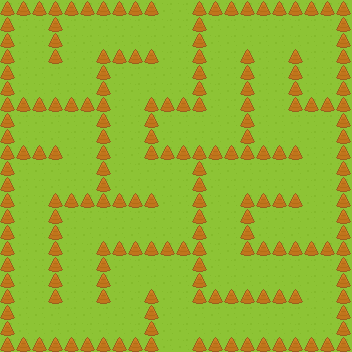

Rendered tile map (Tiled .tmx) drawn with the repository's tilesets; below, a short description and the full map source, tile grids included:
An orthogonal 22x22 tile map with 16x16 px tiles, 2 tile layers (Tile Layer 1, Tile Layer 2).

<map version="1.0" orientation="orthogonal" renderorder="right-down" width="22" height="22" tilewidth="16" tileheight="16" nextobjectid="1">
 <tileset firstgid="1" name="roguelikeSheet_transparent" tilewidth="16" tileheight="16" spacing="4" tilecount="1767" columns="57">
  <image source="../Spritesheet/roguelikeSheet_transparent.png" width="1136" height="616" />
 </tileset>
 <layer name="Tile Layer 1" width="22" height="22">
  <data encoding="csv">
63,63,63,63,63,63,63,63,63,63,63,63,63,63,63,63,63,63,63,63,63,63,
63,63,63,63,63,63,63,63,63,63,63,63,63,63,63,63,63,63,63,63,63,63,
63,63,63,63,63,63,63,63,63,63,63,63,63,63,63,63,63,63,63,63,63,63,
63,63,63,63,63,63,63,63,63,63,63,63,63,63,63,63,63,63,63,63,63,63,
63,63,63,63,63,63,63,63,63,63,63,63,63,63,63,63,63,63,63,63,63,63,
63,63,63,63,63,63,63,63,63,63,63,63,63,63,63,63,63,63,63,63,63,63,
63,63,63,63,63,63,63,63,63,63,63,63,63,63,63,63,63,63,63,63,63,63,
63,63,63,63,63,63,63,63,63,63,63,63,63,63,63,63,63,63,63,63,63,63,
63,63,63,63,63,63,63,63,63,63,63,63,63,63,63,63,63,63,63,63,63,63,
63,63,63,63,63,63,63,63,63,63,63,63,63,63,63,63,63,63,63,63,63,63,
63,63,63,63,63,63,63,63,63,63,63,63,63,63,63,63,63,63,63,63,63,63,
63,63,63,63,63,63,63,63,63,63,63,63,63,63,63,63,63,63,63,63,63,63,
63,63,63,63,63,63,63,63,63,63,63,63,63,63,63,63,63,63,63,63,63,63,
63,63,63,63,63,63,63,63,63,63,63,63,63,63,63,63,63,63,63,63,63,63,
63,63,63,63,63,63,63,63,63,63,63,63,63,63,63,63,63,63,63,63,63,63,
63,63,63,63,63,63,63,63,63,63,63,63,63,63,63,63,63,63,63,63,63,63,
63,63,63,63,63,63,63,63,63,63,63,63,63,63,63,63,63,63,63,63,63,63,
63,63,63,63,63,63,63,63,63,63,63,63,63,63,63,63,63,63,63,63,63,63,
63,63,63,63,63,63,63,63,63,63,63,63,63,63,63,63,63,63,63,63,63,63,
63,63,63,63,63,63,63,63,63,63,63,63,63,63,63,63,63,63,63,63,63,63,
63,63,63,63,63,63,63,63,63,63,63,63,63,63,63,63,63,63,63,63,63,63,
63,63,63,63,63,63,63,63,63,63,63,63,63,63,63,63,63,63,63,63,63,63
</data>
 </layer>
 <layer name="Tile Layer 2" width="22" height="22">
  <data encoding="csv">
531,531,531,531,531,531,531,531,531,531,0,0,531,531,531,531,531,531,531,531,531,531,
531,0,0,531,0,0,0,0,0,0,0,0,531,0,0,0,0,0,0,0,0,531,
531,0,0,531,0,0,0,0,0,0,0,0,531,0,0,0,0,0,0,0,0,531,
531,0,0,531,0,0,531,531,531,531,0,0,531,0,0,531,0,0,531,0,0,531,
531,0,0,0,0,0,531,0,0,0,0,0,531,0,0,531,0,0,531,0,0,531,
531,0,0,0,0,0,531,0,0,0,0,0,531,0,0,531,0,0,531,0,0,531,
531,531,531,531,531,531,531,0,0,531,531,531,531,0,0,531,0,0,531,531,531,531,
531,0,0,0,0,0,531,0,0,531,0,0,0,0,0,531,0,0,0,0,0,531,
531,0,0,0,0,0,531,0,0,531,0,0,0,0,0,531,0,0,0,0,0,531,
531,531,531,531,0,0,531,0,0,531,531,531,531,531,531,531,531,531,531,0,0,531,
531,0,0,0,0,0,531,0,0,0,0,0,531,0,0,0,0,0,0,0,0,531,
531,0,0,0,0,0,531,0,0,0,0,0,531,0,0,0,0,0,0,0,0,531,
531,0,0,531,531,531,531,531,531,531,0,0,531,0,0,531,531,531,531,0,0,531,
531,0,0,531,0,0,0,0,0,0,0,0,531,0,0,531,0,0,0,0,0,531,
531,0,0,531,0,0,0,0,0,0,0,0,531,0,0,531,0,0,0,0,0,531,
531,0,0,531,0,0,531,531,531,531,531,531,531,0,0,531,531,531,531,531,531,531,
531,0,0,531,0,0,531,0,0,0,0,0,531,0,0,0,0,0,0,0,0,531,
531,0,0,531,0,0,531,0,0,0,0,0,531,0,0,0,0,0,0,0,0,531,
531,0,0,531,0,0,531,0,0,531,0,0,531,531,531,531,531,531,531,0,0,531,
531,0,0,0,0,0,0,0,0,531,0,0,0,0,0,0,0,0,0,0,0,531,
531,0,0,0,0,0,0,0,0,531,0,0,0,0,0,0,0,0,0,0,0,531,
531,531,531,531,531,531,531,531,531,531,0,0,531,531,531,531,531,531,531,531,531,531
</data>
 </layer>
</map>
